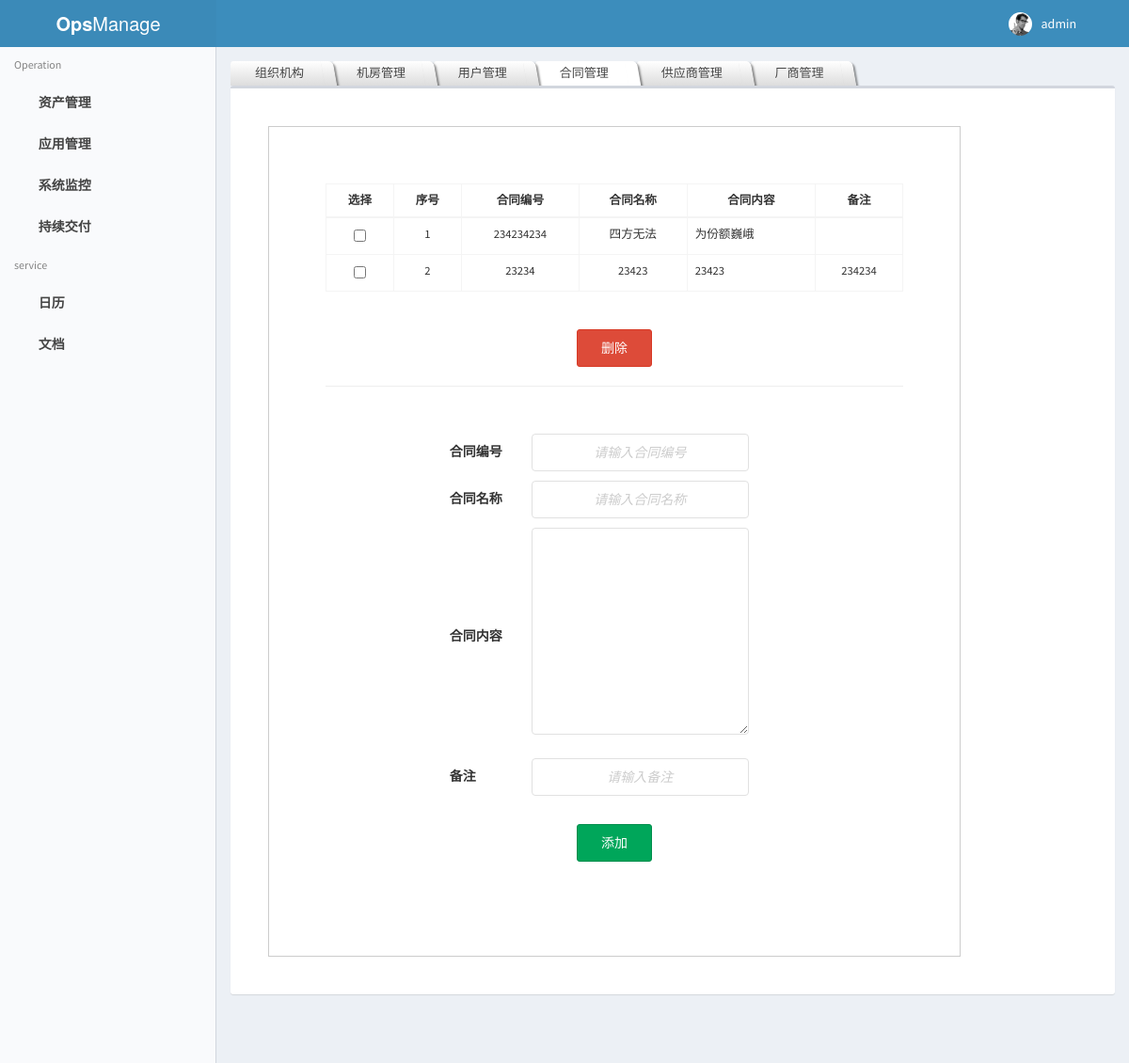
The page /cmdb/contractManage (signed in) on the database its author committed.
### cmdb/models.py (models this page shows, shortened)
class Contract(models.Model):
    contract_number = models.CharField(max_length=128, unique=True, verbose_name='合同编号号')
    contract_name = models.CharField(max_length=64, verbose_name='合同名称')
    contract_content = models.TextField(blank=True, null=True, verbose_name='合同内容')
    contract_memo = models.TextField(blank=True, null=True, verbose_name='备注')
    class Meta:
        db_table = 'cmdb_contract'
        verbose_name = '合同'
        verbose_name_plural = verbose_name

### cmdb/views.py (the view)
@login_required()
def contractManage(request):
    dcontract = request.POST.getlist('delete_contract')
    if len(dcontract):
        for i in dcontract:
            Contract.objects.get(pk=i).delete()
    contract = Contract.objects.all()
    if request.user.is_superuser:
        Perm = 1
    else:
        Perm = 0
    context = {
        'contract': contract,
        'USERNAME': str(request.user),
        'Perm': Perm,
    }
    return render(request,'cmdb/basicData/contractManage.html',context)

### templates/cmdb/basicData/contractManage.html (shortened to what this page needs)
{% extends "base.html" %}
{% block css_block %}
    <link href="/static/dist/css/tab_css.css" type="text/css" rel="stylesheet">
    <link href="/static/css/form2.css" type="text/css" rel="stylesheet">
{% endblock css_block %}
{% block main_content %}
<ul  id="tabs">
    <li><a href="http://127.0.0.1:8000/cmdb/orgManage" >组织机构</a></li>
    <li><a href="http://127.0.0.1:8000/cmdb/idcManage" >机房管理</a></li>
    <li><a href="http://127.0.0.1:8000/cmdb/userManage" >用户管理</a></li>
    <li id="selectedTab"><a href="http://127.0.0.1:8000/cmdb/contractManage" >合同管理</a></li>
    <li><a href="http://127.0.0.1:8000/cmdb/supplierManage" >供应商管理</a></li>
    <li><a href="http://127.0.0.1:8000/cmdb/vendorManage" >厂商管理</a></li>
</ul>
<div class="row">
        <div class="col-xs-12">
            <div class="box">
                <div class="box-body">
                    <div id="contracManage">
                                <section id="getintouch">
                                    <div class="container">
                                        <form method="post" action="contractManage">
                                            <table class="table table-bordered table-hover" style="font-size: 0.9em;">
                                                <thead>
                                                <tr>
                                                    <th class="text-center">选择</th>
                                                    <th class="text-center">序号</th>
                                                    <th class="text-center">合同编号</th>
                                                    <th class="text-center">合同名称</th>
                                                    <th class="text-center">合同内容</th>
                                                    <th class="text-center">备注</th>
                                                </tr>
                                                </thead>
                                                <tbody>
                                                {% for i in contract %}
                                                    <tr>
                                                        <td class="text-center"><input type="checkbox" name="delete_contract" value="{{ i.pk }}"></td>
                                                        <td class="text-center">{{ i.pk }}</td>
                                                        <td class="text-center">{{ i.contract_number }}</td>
                                                        <td class="text-center">{{ i.contract_name }}</td>
                                                        <td class="text-left">{{ i.contract_content }}</td>
                                                        <td class="text-center">{{ i.contract_memo }}</td>
                                                    </tr>
                                                {% endfor %}
                                                </tbody>
                                            </table>
                                            <div class="row  clearfix">
                                                <div class="span10 offset2" style="width: 100%">
                                                    <input style="width: 80px;height: 40px;margin:0 auto;margin-top:20px;" type="submit"  class=" btn btn-block btn-danger " value="删除">
                                                </div>
                                            </div>
                                        </form>
                                        <hr>
                                        <form class="contact" action="addContractSubmit" method="post" id="form" style="padding: 30px;margin:0 auto;">
                                            <div class="row clearfix">
                                                <div class="ctrl" style="width: 60%;margin:0 auto;">
                                                    <label>合同编号</label>
                                                    <input style="width: 66%;margin-left: 2em" type="text" name="number" placeholder="请输入合同编号">
                                                </div>
                                            </div>
                                            <div class="row clearfix">
                                                <div class="ctrl"  style="width: 60%;margin:0 auto;">
                                                    <label>合同名称</label>
                                                    <input style="width: 66%;margin-left: 2em" type="text" name="name" placeholder="请输入合同名称">
                                                </div>
                                            </div>
                                            <div class="row clearfix">
                                                <div class="ctrl"  style="width: 60%;margin:0 auto;">
                                                    <label style="position: relative;top: -100px;">合同内容</label>
                                                    <textarea style="width: 66%;margin-left: 2em;" id="content" name="content" rows="6" cols="6"></textarea>
                                                </div>
                                            </div>
                                            <div class="row clearfix">
                                                <div class="ctrl"  style="width: 60%;margin:0 auto;">
                                                    <label>备注</label>
                                                    <input style="width: 66%;margin-left: 4em" type="text" name="memo" placeholder="请输入备注">
                                                </div>
                                            </div>
                                            <div class="row  clearfix">
                                                <div class="span10 offset2" style="width: 100%">
                                                    <input style="width: 80px;height: 40px;margin:0 auto;margin-top:20px;" type="submit"  class="submit btn btn-block btn-success " value="添加">
                                                </div>
                                            </div>
                                        </form>
                                    </div>
                                </section>
                            </div>
                </div>
            </div>
        </div>
</div>
{% endblock main_content %}

### templates/base.html (shortened to what this page needs)
{% load staticfiles %}
<!DOCTYPE html>
<html>
<head>
    <link rel="stylesheet" href="/static/dist/bootstrap-3.3.7-dist/css/bootstrap.min.css">
    <link rel="stylesheet" href="/static/fonts/font-awesome-4.7.0/css/font-awesome.min.css">
    <link rel="stylesheet" href="/static/dist/ionicons/css/ionicons.min.css">
    <link rel="stylesheet" href="/static/dist/css/AdminLTE.css">
    <link rel="stylesheet" href="/static/dist/css/skins/skin-blue-light.min.css">
        <link rel="stylesheet" href="/static/dist/bootstrap-datepicker/dist/css/bootstrap-datepicker.min.css">
    <link rel="stylesheet" href="/static/dist/bootstrap-daterangepicker/daterangepicker.css">
    <link rel="stylesheet" href="/static/dist/bootstrap-wysihtml5/bootstrap3-wysihtml5.min.css">
    {% block css_block %} {% endblock %}
</head>
<body class="hold-transition  skin-blue-light  sidebar-mini ">
<div class="wrapper">
    <header class="main-header">
        <a href="./index.html" class="logo">
            <span class="logo-lg"><b>Ops</b>Manage</span>
        </a>
        <nav class="navbar " role="navigation">
            <a href="index.html" class="sidebar-toggle" data-toggle="push-menu" role="button">
            </a>
            <div class="navbar-custom-menu ">
                <ul class="nav navbar-nav ">
                    <li class="dropdown user user-menu">
                        <a href="#" class="dropdown-toggle" data-toggle="dropdown">
                            <img src="/static/dist/img/user2-160x160.jpg" class="user-image" alt="User Image">
                            <span class="hidden-xs">{{ USERNAME }}</span>
                        </a>
                    </li>
                    <li>
                        <a href="#" data-toggle="control-sidebar"><i class="fa fa-gears"></i></a>
                    </li>
                </ul>
            </div>
        </nav>
    </header>
    <aside class="main-sidebar">
        <section class="sidebar">
            <ul class="sidebar-menu" data-widget="tree">
                <li class="header"> Operation</li>
                <li class="treeview">
                    <a href="/cmdb/">
                        <i class="fa fa-cubes"></i>
                        <span>资产管理</span>
                        <i class="fa fa-angle-left pull-right"></i>
                    </a>
                </li>
                <li class="treeview">
                    <a href="#">
                        <i class="fa fa-at"></i>
                        <span>应用管理</span>
                        <i class="fa fa-angle-left pull-right"></i>
                    </a>
                </li>
                <li class="treeview">
                    <a href="#">
                        <i class="fa fa-bar-chart"></i>
                        <span>系统监控</span>
                        <i class="fa fa-angle-left pull-right"></i>
                    </a>
                </li>
                <li class="treeview">
                    <a href="#">
                        <i class="fa fa-cogs"></i>
                        <span>持续交付</span>
                        <i class="fa fa-angle-left pull-right"></i>
                    </a>
                </li>
            </ul>
            <ul class="sidebar-menu" data-widget="tree">
                <li class="header">service</li>
                <li>
                  <a href="pages/calendar.html">
                    <i class="fa fa-calendar"></i> <span>日历</span>
                  </a>
                </li>
                <li>
                  <a href="/wiki">
                    <i class="fa fa-pencil-square-o"></i> <span>文档</span>
                  </a>
                </li>
            </ul>
        </section>
    </aside>
    <div class="content-wrapper">
        <section class="content container-fluid">
            {% block main_content %}{% endblock %}
        </section>
    </div>
</div>
</body>
</html>

### static/css/form2.css (style rules this page uses)
.container { padding:60px 60px 60px 60px;margin:30px 30px;background:#fff;border:1px solid #ccc;width:80%; }
.row { margin-bottom:10px; }
.clearfix { *zoom:1; }
.clearfix:before,.clearfix:after { display:table;content:"";line-height:0; }
.clearfix:after { clear:both; }
.contact label { line-height:30px; }
.contact input[type="text"],.contact input[type="date"],.contact select,.contact input[type="password"] { -webkit-box-sizing:border-box; -moz-box-sizing:border-box; box-sizing:border-box; border:1px solid #e1e1e1; box-shadow:none; width:90%; height:40px; padding:4px 6px; font-size:14px; line-height:20px; color:#555; -webkit-border-radius:4px; -moz-border-radius:4px; border-radius:4px; vertical-align:middle; text-align: center; }
#content,#partDesc { -webkit-box-sizing:border-box; -moz-box-sizing:border-box; box-sizing:border-box; border:1px solid #e1e1e1; box-shadow:none; width:100%; padding:4px 6px; font-size:14px; line-height:20px; color:#555; -webkit-border-radius:4px; -moz-border-radius:4px; border-radius:4px; }
.contact textarea { width:100%;border-radius:0;-webkit-border-radius:0;-moz-border-radius:0;-ms-border-radius:0;-moz-border-radius:0; }

### templates/cmdb/basicData/contractManage.html (style rules this page uses)
#selectedTab a { background: white; }
#selectedTab a::after { background: white; }

### rows shown on the page
Contract: pk "1", contract_number "234234234", contract_name "四方无法", contract_content "为份额巍峨"
Contract: pk "2", contract_number "23234", contract_name "23423", contract_content "23423", contract_memo "234234"

### other values the page prints
{{ USERNAME }} "admin"
